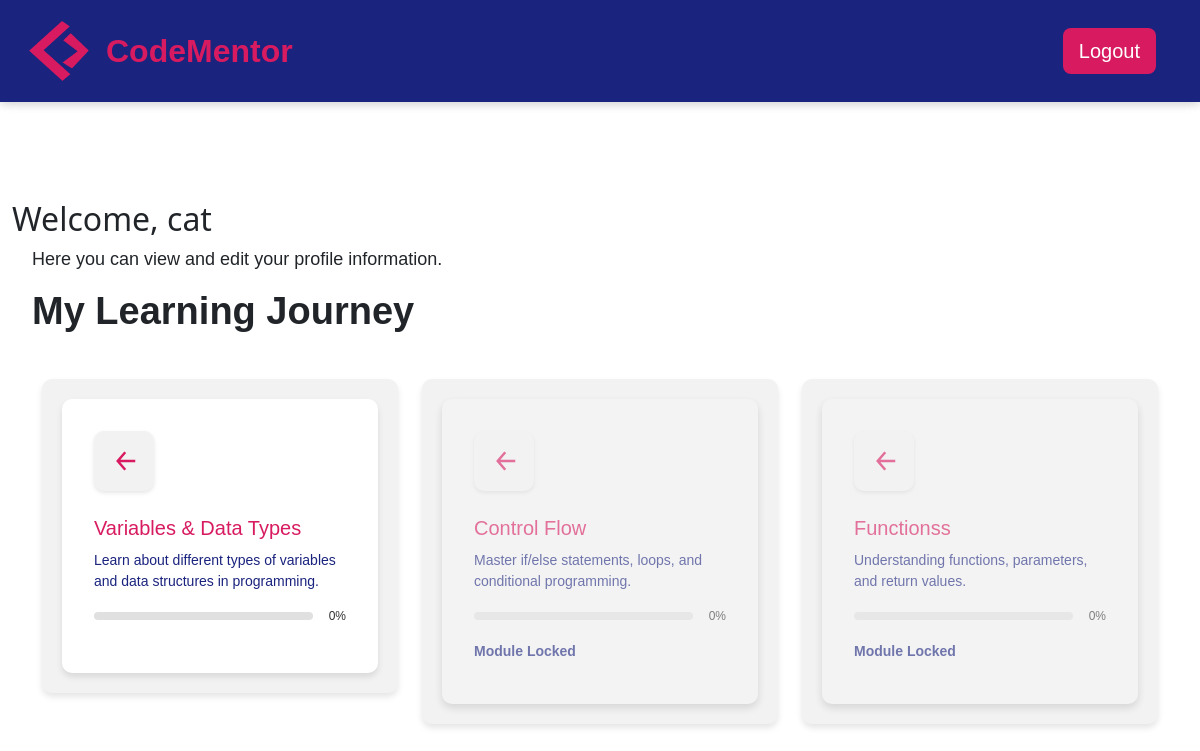
Page /dashboard (signed in) on the committed database.
### app.py (models this page shows, shortened)
class User(UserMixin,db.Model):
    userid = db.Column(db.Integer, primary_key=True)
    username = db.Column(db.String(120), unique=True, nullable=False)
    email = db.Column(db.String(120), unique=True, nullable=False)
    password_hash = db.Column(db.String(250), nullable=False)  # Store hashed password
    registered_at = db.Column(db.DateTime, default=func.now)
    module_progress = db.relationship('UserModuleProgress', backref='user', lazy=True)
    exercise_progress = db.relationship('UserExerciseProgress', backref='user', lazy=True)

class Module(db.Model):
    moduleid = db.Column(db.Integer, primary_key=True)
    title = db.Column(db.String(100), nullable=False)
    description = db.Column(db.Text, nullable=False)
    status = db.Column(db.Enum('locked', 'available', 'completed', name='module_status'), default='locked')
    exercises = db.relationship('Exercise', backref='module', lazy=True)
    user_progress = db.relationship('UserModuleProgress', backref='module', lazy=True)

### app.py (the view)
@app.route("/dashboard")
@login_required
def dashboard():
    user_modules = []
    modules = Module.query.all()
    for module in modules:
        user_module_progress = UserModuleProgress.query.filter_by(userid=current_user.userid, moduleid=module.moduleid).first()
        if user_module_progress:
            user_modules.append({
                'module': module,
                'status': user_module_progress.status,
                'progress': user_module_progress.progress
            })
        else:
            user_modules.append({
                'module': module,
                'status': 'locked',
                'progress': 0
            })
    return render_template("dashboard.html", username=current_user.username, user_modules=user_modules)

### app.py (called while the page is built)
@login_manager.user_loader
def load_user(userid):
    return User.query.get(int(userid))

### templates/dashboard.html (shortened to what this page needs)
{% extends 'base.html' %}
{% block content %}
<h2>Welcome, {{ current_user.username }} </h2>
<p>Here you can view and edit your profile information.</p>
<section class="learning-choice">
    <div class="intro">
        <h1>My Learning Journey</h1>
    </div>
    <div class="container mt-4">
        <div class="row">
            {% for user_module in user_modules %}
                <div class="col-md-6 col-lg-4 mb-4">
                    <div class="learning-boxe">
                        <div class="module {% if user_module.status == 'locked' %}locked-module{% endif %}">
                            {% if user_module.status == 'locked' %}
                                <div class="icon-box" style="cursor: not-allowed;">
                                    <svg viewBox="0 0 24 24" fill="none" stroke="currentColor" stroke-width="2">
                                        <path d="M13 5L7 12L13 19M7 12H21" />
                                    </svg>
                                </div>
                                <h2>{{ user_module.module.title }}</h2>
                                <p>{{ user_module.module.description }}</p>
                                <div class="progress-wrapper">
                                    <div class="progress-bar" data-progress="{{ user_module.progress }}%">
                                    </div>
                                    <span class="progress-text">{{ user_module.progress }}%</span>
                                </div>
                                <p><strong>Module Locked</strong></p>
                            {% else %}
                                <div class="icon-box" onclick="window.location.href='{{ url_for('exercises', module_id=user_module.module.moduleid) }}';" style="cursor: pointer;">
                                    <svg viewBox="0 0 24 24" fill="none" stroke="currentColor" stroke-width="2">
                                        <path d="M13 5L7 12L13 19M7 12H21" />
                                    </svg>
                                </div>
                                <h2>{{ user_module.module.title }}</h2>
                                <p>{{ user_module.module.description }}</p>
                                <div class="progress-wrapper">
                                    <div class="progress-bar" data-progress="{{ user_module.progress }}%">
                                    </div>
                                    <span class="progress-text">{{ user_module.progress }}%</span>
                                </div>
                            {% endif %}
                        </div>
                    </div>
                </div>
            {% endfor %}
        </div>
    </div>
</section>
{% endblock %}

### static/css/styles.css (style rules this page uses)
body, html { margin: 0; padding: 0; height: 100%; }
body { display: flex; flex-direction: column; height: 100%; }
h1 { font-weight: bold; font-size: 38px; font-family: Verdana, Geneva, Tahoma, sans-serif; margin-left: 20px; }
p { font-size: 18px; font-family: Verdana, Geneva, Tahoma, sans-serif; margin-left: 20px; }
body, html { height: 100%; margin: 0; display: flex; flex-direction: column; }
.module { background: white; padding: 2rem; border-radius: 10px; box-shadow: 0 4px 6px rgba(0, 0, 0, 0.1); transition: transform 0.3s ease; }
.progress-wrapper { display: flex; align-items: center; margin-bottom: 1rem; }
.progress-bar { flex-grow: 1; height: 10px; background: #e0e0e0; border-radius: 5px; margin-right: 1rem; overflow: hidden; }
.module svg { width: 48px; height: 48px; margin-bottom: 1rem; }
.learning-boxe { background-color: #f2f2f2; border-radius: 10px; box-shadow: 0 4px 6px rgba(0, 0, 0, 0.1); padding: 20px; text-align: left; max-width: 400px; margin: 20px auto; font-family: 'Verdana', Geneva, Tahoma, sans-serif; color: #333; display: flex; gap: 20px; flex-wrap: wrap; }
.learning-boxe .module h2 { font-size: 20px; margin: 10px 0; color: #D81B60; }
.learning-boxe .module p { font-size: 14px; color: #1a237e; margin: 10px 0; }
.learning-boxe .progress-wrapper { display: flex; align-items: center; justify-content: space-between; margin-top: 15px; }
.learning-boxe .progress-bar { position: relative; background-color: #e0e0e0; border-radius: 20px; overflow: hidden; width: 70%; height: 8px; }
.learning-boxe .progress-text { font-size: 12px; color: #333; }
.learning-boxe svg { margin: 10px auto; width: 40px; height: 40px; stroke: #D81B60; display: block; }
.icon-box { background-color: #f2f2f2; border-radius: 10px; padding: 15px; display: inline-flex; justify-content: center; align-items: center; box-shadow: 0 2px 4px rgba(0, 0, 0, 0.1); margin: 0 auto 15px; width: 60px; height: 60px; }
.icon-box svg { width: 30px; height: 30px; stroke: #D81B60; }
.locked-module { box-shadow: 0 4px 8px rgba(0, 0, 0, 0.2); opacity: 0.6; pointer-events: none; background-color: #f5f5f5; }
.locked-module .icon-box { cursor: not-allowed; }

### rows in the picture
User: username "cat"
Module: module "Variables & Data Types", module.description "Learn about different types of variables and data structures in programming."
Module: module "Control Flow", module.description "Master if/else statements, loops, and conditional programming."
Module: module "Functionss", module.description "Understanding functions, parameters, and return values."

### other values in the picture
{{ user_module.progress }} "0"
{{ user_module.progress }} "0" "0"
